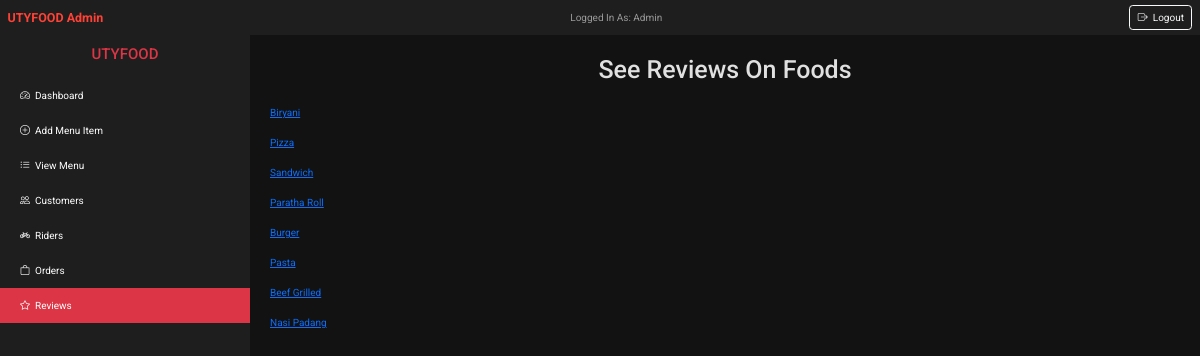
The page /menufor_review (signed in) on the database its author committed.
### tables this page shows
CREATE TABLE Food
    (
        food_no          INTEGER PRIMARY KEY AUTOINCREMENT ,
        food_image       VARCHAR(300) ,
        food_price       int,
        food_title       VARCHAR (100) ,
        food_description VARCHAR (500) ,
        admin_id         int NOT NULL,
        FOREIGN KEY (ADMIN_ID) REFERENCES ADMIN(ADMIN_ID)
    );

### app.py (the view)
@app.route('/menufor_review')
def reviewMenu():
    if "email" and "password" in session:
        foods = db.returnFoods()
        return render_template('menuForReview.html', foods=foods)
    return redirect(url_for("adminLogin"))

### database.py (called while the page is built)
    def returnFoods(self):
        query = "SELECT * FROM Food"
        self.cur.execute(query)
        return self.cur.fetchall()

### templates/menuForReview.html (shortened to what this page needs)
{% extends 'adminBase.html' %}
{% block body %}
    <h1 style="text-align: center;">See Reviews on Foods</h1>
<div class="AllFoodLinks">
    <br>
    {% for  i in range(foods|length) %}
    <div class="foodLink">
        <a href="/allreviews/{{ foods[i][0] }}">{{ foods[i][3] }}</a>
    </div>
    <br>
    {% endfor %}
</div>
{% endblock body %}

### static/css/style.css (style rules this page uses)
:root { --main-color: #f12424; --black: #13131a; --bg: #010103; --border: .1rem solid rgba(255, 255, 255, .3); --primary-color: #ff4136; --secondary-color: #ffdc00; --bg-dark: #121212; --bg-darker: #1e1e1e; --text-light: #e0e0e0; }
* { margin: 0; padding: 0; font-family: 'Roboto', sans-serif; outline: none; border: none; box-sizing: border-box; text-decoration: none; text-transform: capitalize; transition: .2s linear; }
body { background: var(--bg) }
html { font-size: 62.5%; overflow-x: hidden; scroll-padding-top: 9rem; scroll-behavior: smooth; }

### templates/adminBase.html (style rules this page uses)
:root { --bs-body-bg: #121212; --bs-body-color: #e0e0e0; --bs-primary: #dc3545; --bs-primary-rgb: 220, 53, 69; }
body { display: flex; min-height: 100vh; flex-direction: column; background-color: var(--bs-body-bg); color: var(--bs-body-color); }

### rows shown on the page
Food: food_title "Biryani"
Food: food_title "Pizza"
Food: food_title "Sandwich"
Food: food_title "Paratha Roll"
Food: food_title "Burger"
Food: food_title "Pasta"
Food: food_title "Beef Grilled"
Food: food_title "Nasi Padang"
